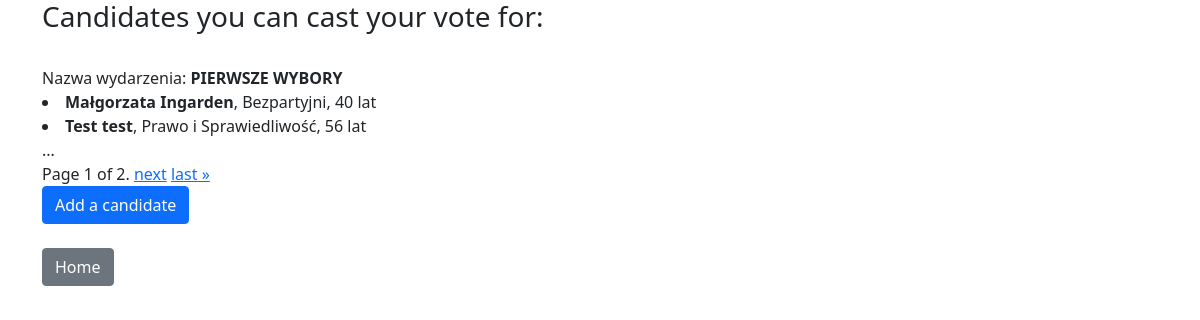
The page /candidates on the database its author committed.
### polls/models.py (models this page shows, shortened)
class Event(models.Model):
    event_name = models.CharField(max_length=200)
    date = models.DateField()
    candidate = models.ManyToManyField(Candidate, related_name="events")

class Candidate(models.Model):
    first_name = models.CharField(max_length=50)
    last_name = models.CharField(max_length=50)
    party = models.ForeignKey(PoliticalParty, on_delete=models.CASCADE)
    age = models.IntegerField()

class PoliticalParty(models.Model):
    party_name = models.CharField(max_length=50)
    founding_date = models.DateField()
    num_members = models.IntegerField()
    def __str__(self):
        return self.party_name

### polls/views.py (the view)
# urls.py: path('candidates', views.view_candidates, name="view_candidates"),
def view_candidates(request):
    events_list = Event.objects.all()
    paginator = Paginator(events_list, 1)
    page_number = request.GET.get('page')
    page_obj = paginator.get_page(page_number)
    return render(request, 'polls/candidates.html', {'page_obj': page_obj})

### polls/templates/polls/candidates.html (shortened to what this page needs)
{% extends 'base.html' %}
{% block content %}
    <h3>Candidates you can cast your vote for: </h3><br>
{% for event in page_obj %}
    Nazwa wydarzenia: <b>{{ event.event_name|upper }}</b><br>
    {%for candidate in event.candidate.all %}
        <li>
            <b>{{candidate.first_name}} {{candidate.last_name}}</b>, {{candidate.party}}, {{candidate.age}} lat
        </li>
    {% endfor %}
    ...
{% endfor %}
<div class="pagination">
    <span class="step-links">
        <span class="current">
            Page {{ page_obj.number }} of {{ page_obj.paginator.num_pages }}.
        </span>
        {% if page_obj.has_next %}
            <a href="?page={{ page_obj.next_page_number }}">next</a>
            <a href="?page={{ page_obj.paginator.num_pages }}">last &raquo;</a>
        {% endif %}
    </span>
</div>
<a href="{% url 'add_candidate' %}" class="btn btn-primary"> Add a candidate </a><br/><br/>
<a href="{% url 'home' %}" class="btn btn-secondary">Home</a>
{% endblock %}

### rows shown on the page
Event: event_name "PIERWSZE WYBORY"
Candidate: first_name "Małgorzata", last_name "Ingarden", party "Bezpartyjni", age "40"
Candidate: first_name "Test", last_name "test", party "Prawo i Sprawiedliwość", age "56"

### other values the page prints
{{ page_obj.number }} "1"
{{ page_obj.paginator.num_pages }} "2"
